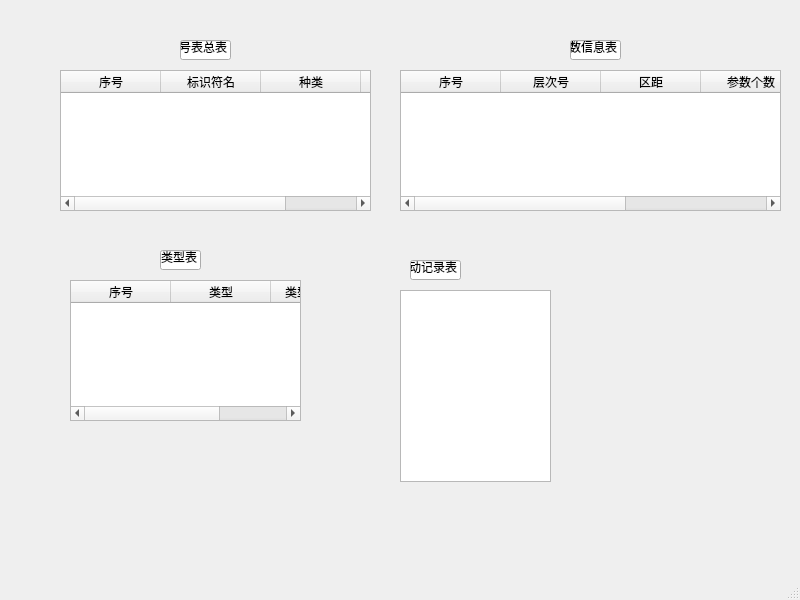
<?xml version="1.0" encoding="UTF-8"?>
<ui version="4.0">
 <class>symtable</class>
 <widget class="QMainWindow" name="symtable">
  <property name="geometry">
   <rect>
    <x>0</x>
    <y>0</y>
    <width>800</width>
    <height>600</height>
   </rect>
  </property>
  <property name="windowTitle">
   <string>MainWindow</string>
  </property>
  <widget class="QWidget" name="centralwidget">
   <widget class="QLineEdit" name="lineEdit_3">
    <property name="geometry">
     <rect>
      <x>570</x>
      <y>40</y>
      <width>51</width>
      <height>20</height>
     </rect>
    </property>
    <property name="text">
     <string>函数信息表</string>
    </property>
   </widget>
   <widget class="QTableWidget" name="VALL">
    <property name="geometry">
     <rect>
      <x>400</x>
      <y>290</y>
      <width>151</width>
      <height>192</height>
     </rect>
    </property>
   </widget>
   <widget class="QLineEdit" name="lineEdit_2">
    <property name="geometry">
     <rect>
      <x>160</x>
      <y>250</y>
      <width>41</width>
      <height>20</height>
     </rect>
    </property>
    <property name="text">
     <string>类型表</string>
    </property>
   </widget>
   <widget class="QLineEdit" name="lineEdit_4">
    <property name="geometry">
     <rect>
      <x>410</x>
      <y>260</y>
      <width>51</width>
      <height>20</height>
     </rect>
    </property>
    <property name="text">
     <string>活动记录表</string>
    </property>
   </widget>
   <widget class="QTableWidget" name="PFINFL">
    <property name="geometry">
     <rect>
      <x>400</x>
      <y>70</y>
      <width>381</width>
      <height>141</height>
     </rect>
    </property>
    <column>
     <property name="text">
      <string>序号</string>
     </property>
    </column>
    <column>
     <property name="text">
      <string>层次号</string>
     </property>
    </column>
    <column>
     <property name="text">
      <string>区距</string>
     </property>
    </column>
    <column>
     <property name="text">
      <string>参数个数</string>
     </property>
    </column>
    <column>
     <property name="text">
      <string>参数表指针</string>
     </property>
    </column>
   </widget>
   <widget class="QTableWidget" name="TAPEL">
    <property name="geometry">
     <rect>
      <x>70</x>
      <y>280</y>
      <width>231</width>
      <height>141</height>
     </rect>
    </property>
    <column>
     <property name="text">
      <string>序号</string>
     </property>
    </column>
    <column>
     <property name="text">
      <string>类型</string>
     </property>
    </column>
    <column>
     <property name="text">
      <string>类型信息指针</string>
     </property>
    </column>
   </widget>
   <widget class="QLineEdit" name="lineEdit">
    <property name="geometry">
     <rect>
      <x>180</x>
      <y>40</y>
      <width>51</width>
      <height>20</height>
     </rect>
    </property>
    <property name="text">
     <string>符号表总表</string>
    </property>
   </widget>
   <widget class="QTableWidget" name="SYNBL">
    <property name="geometry">
     <rect>
      <x>60</x>
      <y>70</y>
      <width>311</width>
      <height>141</height>
     </rect>
    </property>
    <column>
     <property name="text">
      <string>序号</string>
     </property>
    </column>
    <column>
     <property name="text">
      <string>标识符名</string>
     </property>
    </column>
    <column>
     <property name="text">
      <string>种类</string>
     </property>
    </column>
    <column>
     <property name="text">
      <string>地址指针</string>
     </property>
    </column>
   </widget>
  </widget>
  <widget class="QMenuBar" name="menubar">
   <property name="geometry">
    <rect>
     <x>0</x>
     <y>0</y>
     <width>800</width>
     <height>18</height>
    </rect>
   </property>
  </widget>
  <widget class="QStatusBar" name="statusbar"/>
 </widget>
 <resources/>
 <connections/>
</ui>
